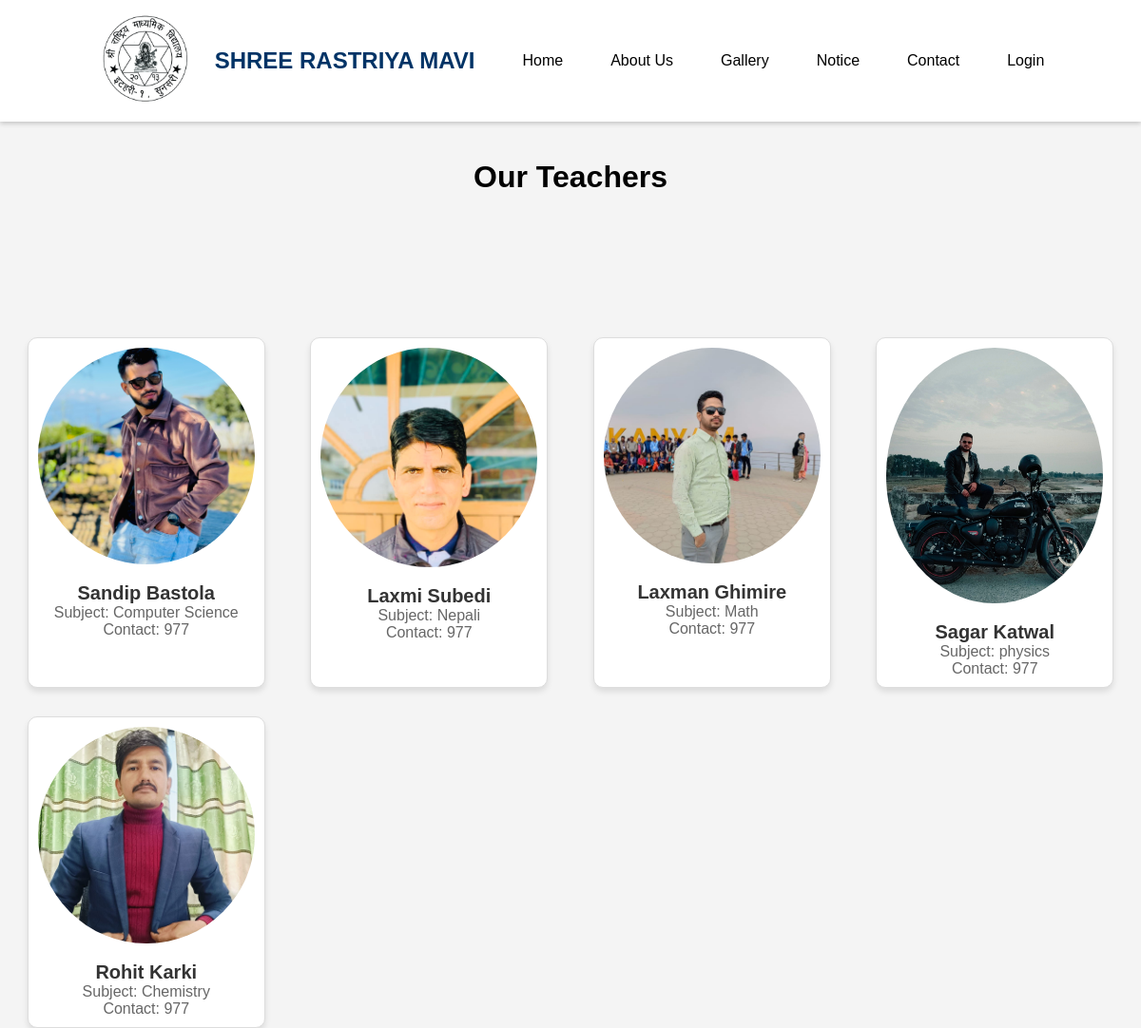
Screenshot of /Shree-Rastriya-Secondary-School/teacher/ with the database file from the repository.
### home/models.py (models this page shows, shortened)
class Teacher(models.Model):
    user = models.ForeignKey(User,on_delete=models.DO_NOTHING)
    name = models.CharField(max_length=20)
    contact = models.IntegerField()
    subject = models.TextField()
    teacher_image = models.ImageField(upload_to='teacher_image',blank=True)

### home/views.py (the view)
# urls.py: path('Shree-Rastriya-Secondary-School/teacher/',views.teacher_manage,name='teacher'),
def teacher_manage(request):
    data = models.Teacher.objects.all()
    context = {
        'teachers':data
    }
    return render (request,'home/teacher_manage.html',context)

### home/templates/home/teacher_manage.html (shortened to what this page needs)
{% extends "home/navbar.html" %}
{% block content %}
{% load static %}
<html lang="en">
<head>
</head>
<body>
    <h1 style="text-align:center;"> Our Teachers </h1>
    <div class="profile-container">
        {% for teacher in teachers %}
            <div class="profile-card">
                {% if teacher.teacher_image %}
                    <img src="{{ teacher.teacher_image.url }}" alt="{{ teacher.name }}'s image">
                {% else %}
                    <img src="{% static 'home/images/default.jpg' %}" alt="Default Image">
                {% endif %}
                <h3>{{ teacher.name }}</h3>
                <p>Subject: {{ teacher.subject }}</p>
                <p>Contact: {{ teacher.contact }}</p>
            </div>
        {% endfor %}
    </div>
</body>
</html>
{% endblock %}

### home/static/home/css/navbar.css (style rules this page uses)
* { margin: 0; padding: 0; box-sizing: border-box; }

### home/templates/home/navbar.html (style rules this page uses)
body { margin: 0; font-family: Arial, sans-serif; background-color: #f4f4f4; }
body { padding-top: 80px; }

### home/templates/home/teacher_manage.html (style rules this page uses)
body { font-family: Arial, sans-serif; background-color: #f4f4f4; margin: 0; padding: 0; }
.profile-container { display: grid; grid-template-columns: repeat(4, 1fr); gap: 30px; justify-items: center; width: 100%; padding: 0 20px; box-sizing: border-box; }
.profile-card { background-color: #fff; border: 1px solid #ddd; border-radius: 10px; width: 250px; padding: 10px; text-align: center; box-shadow: 0 4px 6px rgba(0, 0, 0, 0.1); transition: transform 0.3s ease, box-shadow 0.3s ease; }
.profile-card img { width: 100%; height: auto; border-radius: 50%; margin-bottom: 15px; }
.profile-card h3 { font-size: 20px; color: #333; }
.profile-card p { font-size: 16px; color: #666; }

### rows the page displays
Teacher: teacher_image (picture), name "Sandip Bastola", subject "Computer Science", contact "977"
Teacher: teacher_image (picture), name "Laxmi Subedi", subject "Nepali", contact "977"
Teacher: teacher_image (picture), name "Laxman Ghimire", subject "Math", contact "977"
Teacher: teacher_image (picture), name "Sagar Katwal", subject "physics", contact "977"
Teacher: teacher_image (picture), name "Rohit Karki", subject "Chemistry", contact "977"
